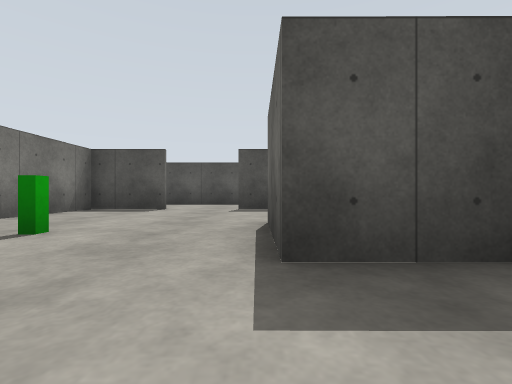
[1] (above)

20 first-person views from a walk through a Gazebo world. The camera is 0.72 m above the floor, looks level and sees 85° across. The floor is counted in squares, 2 m on a side. Each view is taken from the middle of a square. On the plan, view 1 faces up. The plan holds only what a view shows up to about 9 squares ahead; the rest is blank. The place goes on beyond the plan.

[2]
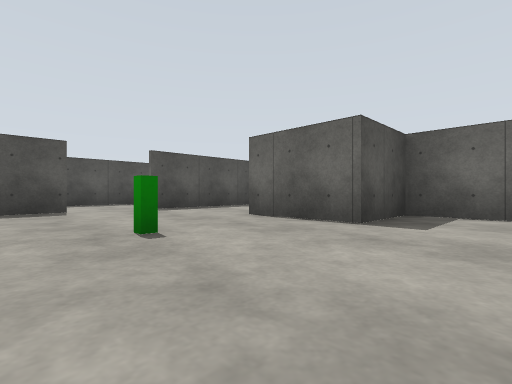

[3]
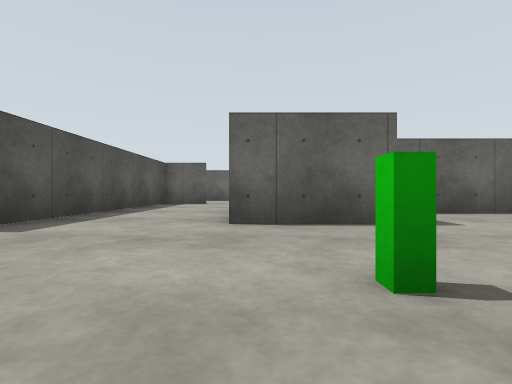

[4]
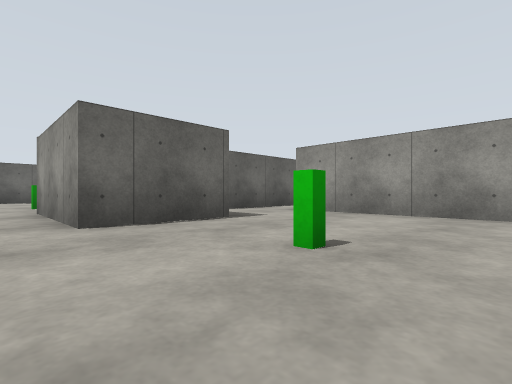

[5]
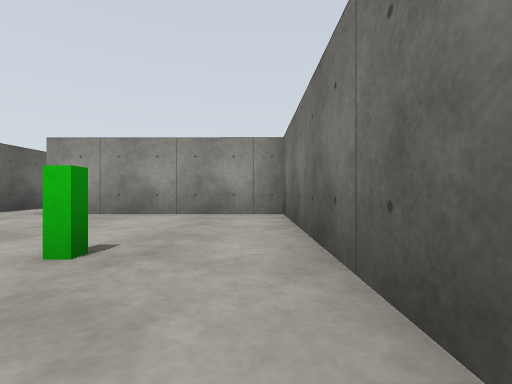

[6]
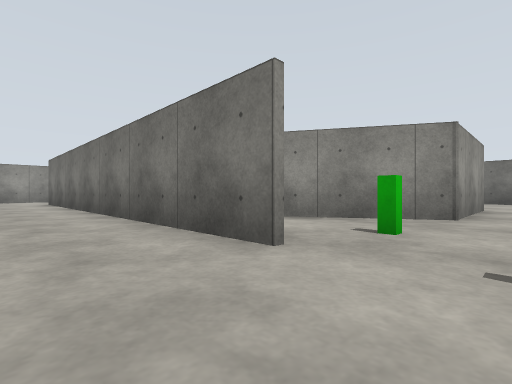

[7]
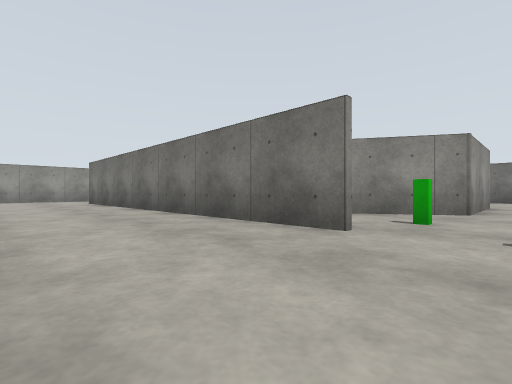

[8]
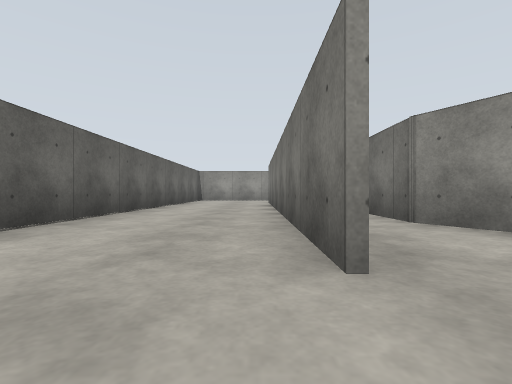

[9]
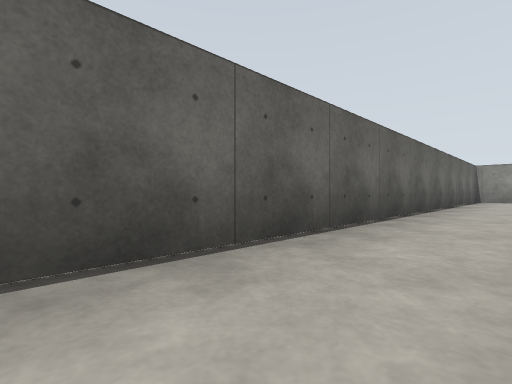

[10]
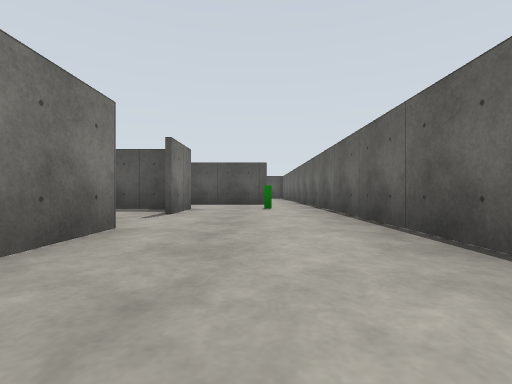

[11]
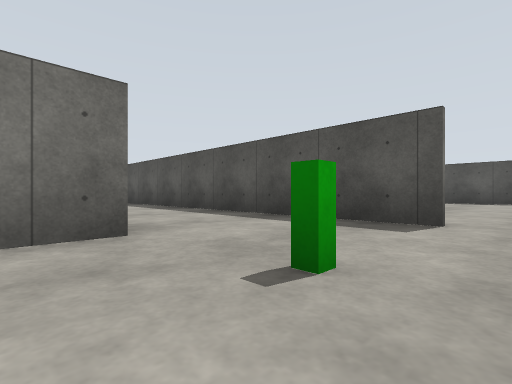

[12]
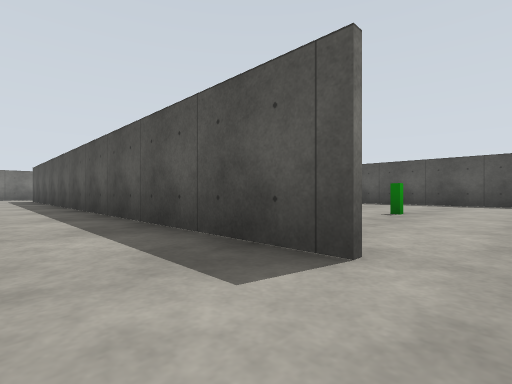

[13]
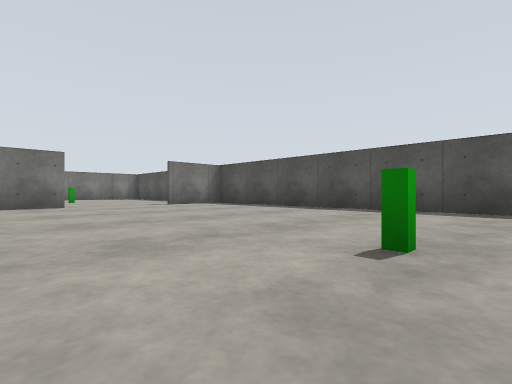

[14]
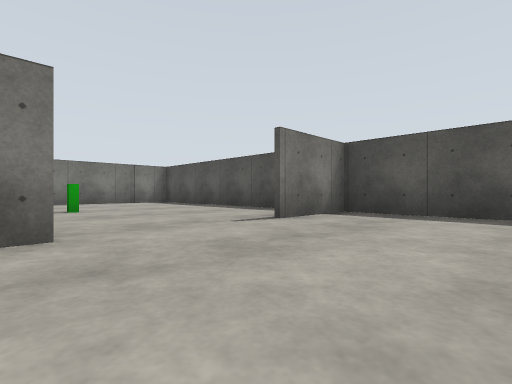

[15]
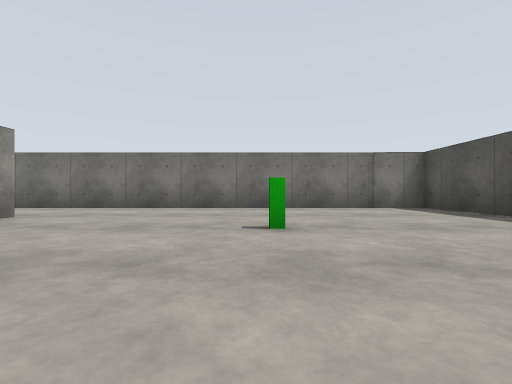

[16]
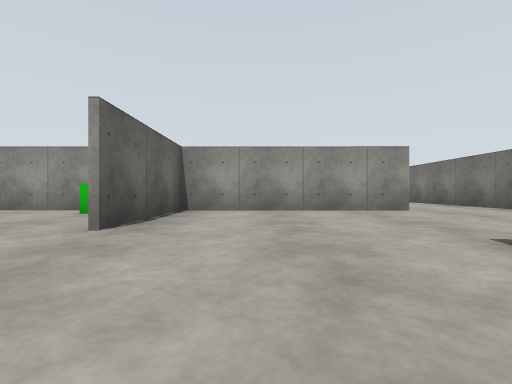

[17]
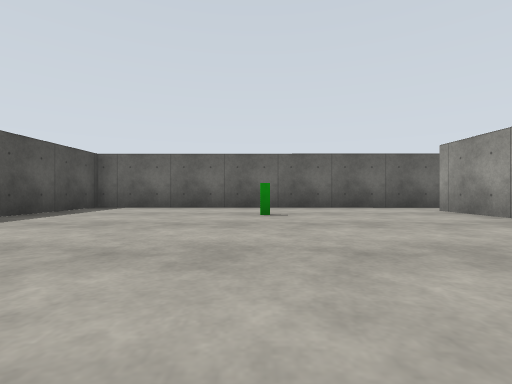

[18]
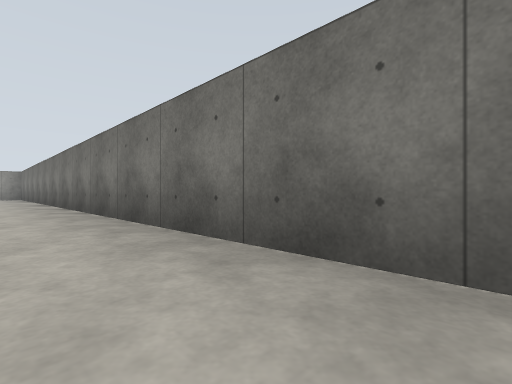

[19]
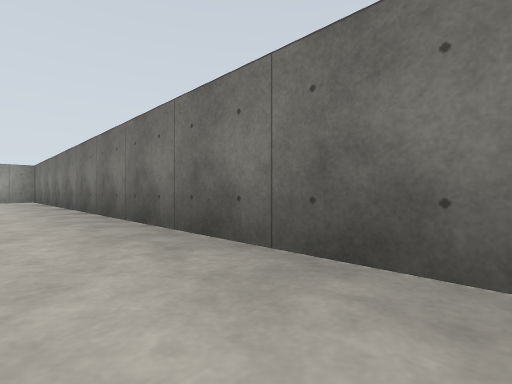

[20]
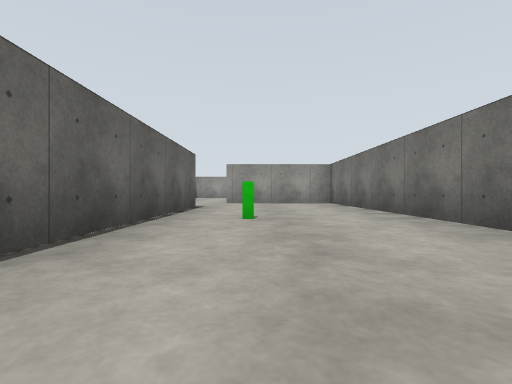

### Floor plan
Ten units are one square. View 1 is at (0, 0); x grows to the right and y downward. Boxes are objects, and circles mark ways between rooms. Rooms are numbered by the first view taken in them; rooms with no view inside come last. Other rooms are left out.
<svg viewBox="-79 -162 169 247">
<path fill="none" stroke="#000" d="M-18 -58 -34 -58 -34 6M-35 6 4 6M17 22 17 -14 1 -14 1 -33 27 -33 42 -7M55 -44 55 -58 -4 -58M42 -7 42 6M56 -28 56 57M84 72 85 -45M62 80 78 80M-50 -86 -5 -85 -5 -115M-21 -157 -73 -157 -74 80 -40 80M56 -59 56 -46M73 -84 -33 -84M-36 57 -35 6M85 -45 85 -85M57 -85 73 -85M-4 -115 -4 -103M12 -85 31 -85M85 -85 85 -157 -4 -157 -4 -138"/>
<rect x="-25" y="-25" width="10" height="10" fill="#bbb"><title>green post</title></rect>
<rect x="35" y="-35" width="10" height="10" fill="#bbb"><title>green post</title></rect>
<rect x="-55" y="25" width="10" height="10" fill="#bbb"><title>green post</title></rect>
<rect x="-45" y="-125" width="10" height="10" fill="#bbb"><title>green post</title></rect>
<rect x="65" y="-65" width="10" height="10" fill="#bbb"><title>green post</title></rect>
<rect x="5" y="-95" width="10" height="10" fill="#bbb"><title>green post</title></rect>
<rect x="55" y="-125" width="10" height="10" fill="#bbb"><title>green post</title></rect>
<circle cx="60" cy="-35" r="3" fill="#2a7"/>
<circle cx="-10" cy="-60" r="3" fill="#2a7"/>
<circle cx="75" cy="-55" r="3" fill="#2a7"/>
<circle cx="-10" cy="-125" r="3" fill="#2a7"/>
<circle cx="80" cy="-80" r="3" fill="#2a7"/>
<text x="0" y="-30">1</text>
<text x="70" y="20">2</text>
<text x="-40" y="-70">3</text>
<text x="40" y="-120">4</text>
</svg>
Room 1 opens to room 2. Room 1 opens to room 3. Room 2 opens to room 3. Room 3 opens to room 4.

Where each view was taken, in squares from view 1:
view 1: 0 up, 0 right, facing up
view 2: 0 up, 3 left, facing up-right
view 3: 3 up, 3 left, facing right
view 4: 4 up, 3 left, facing down-right
view 5: 4 up, 3 left, facing down
view 6: 4 up, 7 right, facing down-left
view 7: 4 up, 8 right, facing down-left
view 8: 4 up, 6 right, facing down
view 9: 4 up, 7 right, facing down-right
view 10: 0 up, 7 right, facing up
view 11: 5 up, 8 right, facing up-left
view 12: 7 up, 8 right, facing up-left
view 13: 10 up, 7 right, facing up-left
view 14: 11 up, 2 right, facing up-left
view 15: 12 up, 1 left, facing left
view 16: 14 up, 2 left, facing down
view 17: 12 up, 2 right, facing right
view 18: 8 up, 6 left, facing down-left
view 19: 4 up, 6 left, facing down-left
view 20: 1 up, 5 left, facing down
